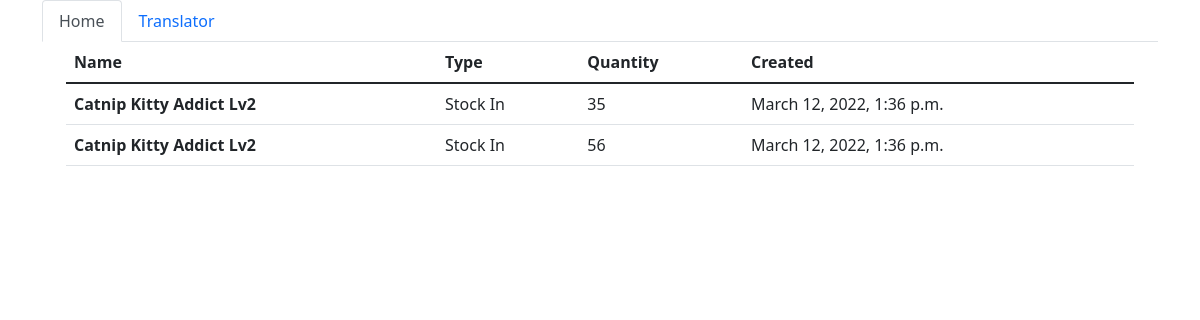
/1/, run on the app's committed database.
### blog/models.py (models this page shows, shortened)
class Inventory(models.Model):
    name=models.ForeignKey(Item,on_delete=models.CASCADE)
    type=models.IntegerField(choices=inventory_movement)
    quantity=models.IntegerField()
    date_created=models.DateTimeField(auto_now_add=True)
    def inventory_verbose(self):
        return dict(inventory_movement)[self.type]

class Item(models.Model):
    division=models.ForeignKey(Division,on_delete=models.CASCADE)
    name=models.CharField(max_length=500,unique=True)
    quantity=models.IntegerField()
    def __str__(self):
        return self.name.title()

### blog/views.py (the view)
# urls.py: path('<int:bucin>/',views.InventoryDetail,name='inventory_detail'),
def InventoryDetail(request,bucin):
    lele=Item.objects.get(id=bucin).id
    all_inventory=Inventory.objects.filter(name__id=lele)
    context={'all_inventory':all_inventory}
    return render(request,'index.html',context)

### templates/index.html
{%extends 'base.html'%}
{%block content%}
<div class='container'>
<table class="table">
    <thead>
      <tr>
        <th scope="col">Name</th>
        <th scope="col">Type</th>
        <th scope="col">Quantity</th>
        <th scope="col">Created</th>
      </tr>
    </thead>
    <tbody>
        {%for a in all_inventory%}
      <tr>
        <th scope="row">{{a.name}}</th>
        <td>{{a.inventory_verbose}}</td>
        <td>{{a.quantity}}</td>
        <td>{{a.date_created}}</td>
      </tr>
     {%endfor%}
    </tbody>
  </table>
</div>
{%endblock%}

### data on the page
Inventory: name "Catnip Kitty Addict Lv2", inventory_verbose "Stock In", quantity "35", date_created "March 12, 2022, 1:36 p.m."
Inventory: name "Catnip Kitty Addict Lv2", inventory_verbose "Stock In", quantity "56", date_created "March 12, 2022, 1:36 p.m."
